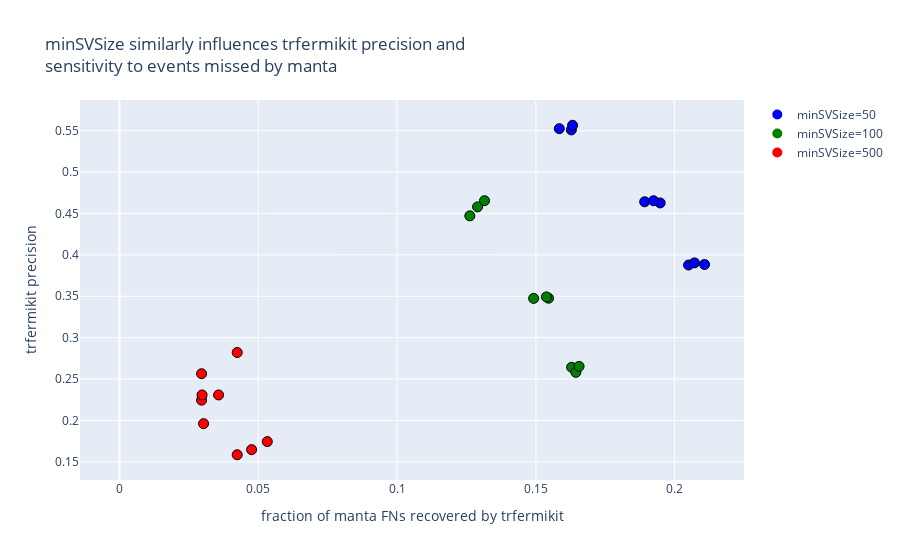
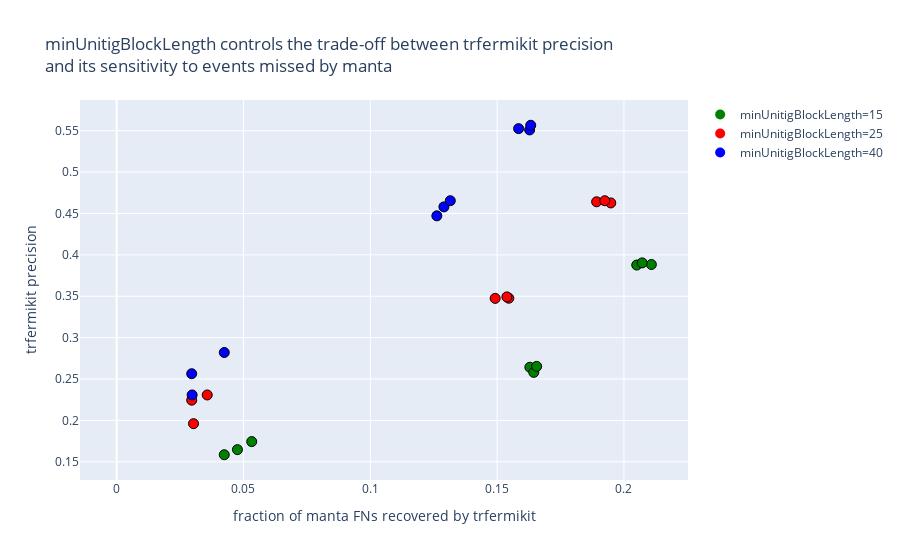

Write notebook code for charts like these, in order.
### Markdown cell above
## The trade-off between trfermikit precision and its sensitivity to events missed by manta

### Code cell
def get_fractionsOfMantaFN_trfermikitPrecisions_configs():   
    experiments = ! ls data

    fractionsOfMantaFN = []
    trfermikitPrecisions = []
    configs = []

    for experiment in experiments: 
        fractionsOfMantaFN.append(get_manta_fraction(
            manta_callset='fn', 
            experiment=experiment
        ))
        
        precision, recall = get_precision_recall(
            experiment=experiment, 
            caller='trfermikit.unitigSupport.thinned'
        )
        trfermikitPrecisions.append(precision)
        
        config = get_config(experiment)
        configs.append(config)        
        
    return fractionsOfMantaFN, trfermikitPrecisions, configs

def fractionsOfMantaFN_trfermikitPrecisions_graph(
    outer_key, 
    inner_key, 
    title=None, 
    marker_size=10, 
    line_width=1
): 
    fractionsOfMantaFN, trfermikitPrecisions, configs = get_fractionsOfMantaFN_trfermikitPrecisions_configs()
    
    colors = initialize_colors(configs, outer_key, inner_key) 
                
    fig = go.Figure(data=go.Scatter(
        x=fractionsOfMantaFN,
        y=trfermikitPrecisions,
        mode='markers',
        showlegend=False,        
        marker=dict(
            symbol='circle',
            size=marker_size,
            line=dict(width=line_width, color='black'),
            color=[colors[config[outer_key][inner_key]] for config in configs]
        ),
        hovertemplate='%{text}',
        text=[format_config(config, outer_key, inner_key) for config in configs]))
    fig.update_xaxes(title_text='fraction of manta FNs recovered by trfermikit')
    fig.update_yaxes(title_text='trfermikit precision')
    
    fig.update_layout(title=title) 
    
    for value, color in sort_colors(colors):                 
        fig.add_trace(go.Scatter(
            y=[None], 
            mode='markers',
            marker=dict(
                symbol='circle',
                size=marker_size,
                color=color
            ),
            name='{}={}'.format(inner_key, value)
        ))
        
    fig.show()

def fractionsOfMantaFN_trfermikitPrecisions_graphs(): 
    for outer_key, inner_key, commentary in [
        (
            'filterCalls', 
            'minSVSize',
            'minSVSize similarly influences trfermikit precision and<br>' + 
            'sensitivity to events missed by manta'
        ), 
#         ( 
#             'makeRegions',
#             'minRepeatLength',
#             None
#         ),
        (
            'filterCalls', 
            'minUnitigBlockLength', 
            'minUnitigBlockLength controls the trade-off between trfermikit precision<br>' +
            'and its sensitivity to events missed by manta'
        ),
    ]: fractionsOfMantaFN_trfermikitPrecisions_graph(outer_key, inner_key, title=commentary) 

fractionsOfMantaFN_trfermikitPrecisions_graphs()

### Figure 1 — Plotly figure (JSON) as saved in the notebook; plotly's stock layout.template omitted (floating-point values rounded to 4 significant figures)
{"data": [{"hovertemplate": "%{text}", "marker": {"color": ["green", "green", "green", "green", "green", "green", "green", "green", "green", "red", "red", "red", "red", "red", "red", "red", "red", "red", "blue", "blue", "blue", "blue", "blue", "blue", "blue", "blue", "blue"], "line": {"color": "black", "width": 1}, "size": 10, "symbol": "circle"}, "mode": "markers", "showlegend": false, "text": ["filterCalls.minSVSize: 100<br><br>makeRegions: <br>  slop: 250<br>  minCoverage: 0<br>  maxCoverage: 200<br>  maxRegionLength: 100000<br>  minRepeatPeriod: 6<br>  minRepeatLength: 0<br>  functionalRegions: none<br>  genomeBuild: hg38<br>  overlappedFunctionalRegions: false<br>makeCalls: <br>  singleBaseMatchReward: 10<br>  singleBaseMismatchPenalty: 12<br>  gapOpenPenalties: 6,26<br>  gapExtensionPenalties: 1,0<br>  minUnitigMappingQuality: 1<br>filterCalls: <br>  maxIntraClusterDistance: 500<br>  minUnitigMappingQuality: 0<br>  minUnitigBlockLength: 15<br>  svtype: DEL<br>", "filterCalls.minSVSize: 100<br><br>makeRegions: <br>  slop: 250<br>  minCoverage: 0<br>  maxCoverage: 200<br>  maxRegionLength: 100000<br>  minRepeatPeriod: 6<br>  minRepeatLength: 0<br>  functionalRegions: none<br>  genomeBuild: hg38<br>  overlappedFunctionalRegions: false<br>makeCalls: <br>  singleBaseMatchReward: 10<br>  singleBaseMismatchPenalty: 12<br>  gapOpenPenalties: 6,26<br>  gapExtensionPenalties: 1,0<br>  minUnitigMappingQuality: 1<br>filterCalls: <br>  maxIntraClusterDistance: 500<br>  minUnitigMappingQuality: 0<br>  minUnitigBlockLength: 25<br>  svtype: DEL<br>", "filterCalls.minSVSize: 100<br><br>makeRegions: <br>  slop: 250<br>  minCoverage: 0<br>  maxCoverage: 200<br>  maxRegionLength: 100000<br>  minRepeatPeriod: 6<br>  minRepeatLength: 0<br>  functionalRegions: none<br>  genomeBuild: hg38<br>  overlappedFunctionalRegions: false<br>makeCalls: <br>  singleBaseMatchReward: 10<br>  singleBaseMismatchPenalty: 12<br>  gapOpenPenalties: 6,26<br>  gapExtensionPenalties: 1,0<br>  minUnitigMappingQuality: 1<br>filterCalls: <br>  maxIntraClusterDistance: 500<br>  minUnitigMappingQuality: 0<br>  minUnitigBlockLength: 40<br>  svtype: DEL<br>", "filterCalls.minSVSize: 100<br><br>makeRegions: <br>  slop: 250<br>  minCoverage: 0<br>  maxCoverage: 200<br>  maxRegionLength: 100000<br>  minRepeatPeriod: 6<br>  minRepeatLength: 100<br>  functionalRegions: none<br>  genomeBuild: hg38<br>  overlappedFunctionalRegions: false<br>makeCalls: <br>  singleBaseMatchReward: 10<br>  singleBaseMismatchPenalty: 12<br>  gapOpenPenalties: 6,26<br>  gapExtensionPenalties: 1,0<br>  minUnitigMappingQuality: 1<br>filterCalls: <br>  maxIntraClusterDistance: 500<br>  minUnitigMappingQuality: 0<br>  minUnitigBlockLength: 15<br>  svtype: DEL<br>", "filterCalls.minSVSize: 100<br><br>makeRegions: <br>  slop: 250<br>  minCoverage: 0<br>  maxCoverage: 200<br>  maxRegionLength: 100000<br>  minRepeatPeriod: 6<br>  minRepeatLength: 100<br>  functionalRegions: none<br>  genomeBuild: hg38<br>  overlappedFunctionalRegions: false<br>makeCalls: <br>  singleBaseMatchReward: 10<br>  singleBaseMismatchPenalty: 12<br>  gapOpenPenalties: 6,26<br>  gapExtensionPenalties: 1,0<br>  minUnitigMappingQuality: 1<br>filterCalls: <br>  maxIntraClusterDistance: 500<br>  minUnitigMappingQuality: 0<br>  minUnitigBlockLength: 25<br>  svtype: DEL<br>", "filterCalls.minSVSize: 100<br><br>makeRegions: <br>  slop: 250<br>  minCoverage: 0<br>  maxCoverage: 200<br>  maxRegionLength: 100000<br>  minRepeatPeriod: 6<br>  minRepeatLength: 100<br>  functionalRegions: none<br>  genomeBuild: hg38<br>  overlappedFunctionalRegions: false<br>makeCalls: <br>  singleBaseMatchReward: 10<br>  singleBaseMismatchPenalty: 12<br>  gapOpenPenalties: 6,26<br>  gapExtensionPenalties: 1,0<br>  minUnitigMappingQuality: 1<br>filterCalls: <br>  maxIntraClusterDistance: 500<br>  minUnitigMappingQuality: 0<br>  minUnitigBlockLength: 40<br>  svtype: DEL<br>", "filterCalls.minSVSize: 100<br><br>makeRegions: <br>  slop: 250<br>  minCoverage: 0<br>  maxCoverage: 200<br>  maxRegionLength: 100000<br>  minRepeatPeriod: 6<br>  minRepeatLength: 50<br>  functionalRegions: none<br>  genomeBuild: hg38<br>  overlappedFunctionalRegions: false<br>makeCalls: <br>  singleBaseMatchReward: 10<br>  singleBaseMismatchPenalty: 12<br>  gapOpenPenalties: 6,26<br>  gapExtensionPenalties: 1,0<br>  minUnitigMappingQuality: 1<br>filterCalls: <br>  maxIntraClusterDistance: 500<br>  minUnitigMappingQuality: 0<br>  minUnitigBlockLength: 15<br>  svtype: DEL<br>", "filterCalls.minSVSize: 100<br><br>makeRegions: <br>  slop: 250<br>  minCoverage: 0<br>  maxCoverage: 200<br>  maxRegionLength: 100000<br>  minRepeatPeriod: 6<br>  minRepeatLength: 50<br>  functionalRegions: none<br>  genomeBuild: hg38<br>  overlappedFunctionalRegions: false<br>makeCalls: <br>  singleBaseMatchReward: 10<br>  singleBaseMismatchPenalty: 12<br>  gapOpenPenalties: 6,26<br>  gapExtensionPenalties: 1,0<br>  minUnitigMappingQuality: 1<br>filterCalls: <br>  maxIntraClusterDistance: 500<br>  minUnitigMappingQuality: 0<br>  minUnitigBlockLength: 25<br>  svtype: DEL<br>", "filterCalls.minSVSize: 100<br><br>makeRegions: <br>  slop: 250<br>  minCoverage: 0<br>  maxCoverage: 200<br>  maxRegionLength: 100000<br>  minRepeatPeriod: 6<br>  minRepeatLength: 50<br>  functionalRegions: none<br>  genomeBuild: hg38<br>  overlappedFunctionalRegions: false<br>makeCalls: <br>  singleBaseMatchReward: 10<br>  singleBaseMismatchPenalty: 12<br>  gapOpenPenalties: 6,26<br>  gapExtensionPenalties: 1,0<br>  minUnitigMappingQuality: 1<br>filterCalls: <br>  maxIntraClusterDistance: 500<br>  minUnitigMappingQuality: 0<br>  minUnitigBlockLength: 40<br>  svtype: DEL<br>", "filterCalls.minSVSize: 500<br><br>makeRegions: <br>  slop: 250<br>  minCoverage: 0<br>  maxCoverage: 200<br>  maxRegionLength: 100000<br>  minRepeatPeriod: 6<br>  minRepeatLength: 0<br>  functionalRegions: none<br>  genomeBuild: hg38<br>  overlappedFunctionalRegions: false<br>makeCalls: <br>  singleBaseMatchReward: 10<br>  singleBaseMismatchPenalty: 12<br>  gapOpenPenalties: 6,26<br>  gapExtensionPenalties: 1,0<br>  minUnitigMappingQuality: 1<br>filterCalls: <br>  maxIntraClusterDistance: 500<br>  minUnitigMappingQuality: 0<br>  minUnitigBlockLength: 15<br>  svtype: DEL<br>", "filterCalls.minSVSize: 500<br><br>makeRegions: <br>  slop: 250<br>  minCoverage: 0<br>  maxCoverage: 200<br>  maxRegionLength: 100000<br>  minRepeatPeriod: 6<br>  minRepeatLength: 0<br>  functionalRegions: none<br>  genomeBuild: hg38<br>  overlappedFunctionalRegions: false<br>makeCalls: <br>  singleBaseMatchReward: 10<br>  singleBaseMismatchPenalty: 12<br>  gapOpenPenalties: 6,26<br>  gapExtensionPenalties: 1,0<br>  minUnitigMappingQuality: 1<br>filterCalls: <br>  maxIntraClusterDistance: 500<br>  minUnitigMappingQuality: 0<br>  minUnitigBlockLength: 25<br>  svtype: DEL<br>", "filterCalls.minSVSize: 500<br><br>makeRegions: <br>  slop: 250<br>  minCoverage: 0<br>  maxCoverage: 200<br>  maxRegionLength: 100000<br>  minRepeatPeriod: 6<br>  minRepeatLength: 0<br>  functionalRegions: none<br>  genomeBuild: hg38<br>  overlappedFunctionalRegions: false<br>makeCalls: <br>  singleBaseMatchReward: 10<br>  singleBaseMismatchPenalty: 12<br>  gapOpenPenalties: 6,26<br>  gapExtensionPenalties: 1,0<br>  minUnitigMappingQuality: 1<br>filterCalls: <br>  maxIntraClusterDistance: 500<br>  minUnitigMappingQuality: 0<br>  minUnitigBlockLength: 40<br>  svtype: DEL<br>", "filterCalls.minSVSize: 500<br><br>makeRegions: <br>  slop: 250<br>  minCoverage: 0<br>  maxCoverage: 200<br>  maxRegionLength: 100000<br>  minRepeatPeriod: 6<br>  minRepeatLength: 100<br>  functionalRegions: none<br>  genomeBuild: hg38<br>  overlappedFunctionalRegions: false<br>makeCalls: <br>  singleBaseMatchReward: 10<br>  singleBaseMismatchPenalty: 12<br>  gapOpenPenalties: 6,26<br>  gapExtensionPenalties: 1,0<br>  minUnitigMappingQuality: 1<br>filterCalls: <br>  maxIntraClusterDistance: 500<br>  minUnitigMappingQuality: 0<br>  minUnitigBlockLength: 15<br>  svtype: DEL<br>", "filterCalls.minSVSize: 500<br><br>makeRegions: <br>  slop: 250<br>  minCoverage: 0<br>  maxCoverage: 200<br>  maxRegionLength: 100000<br>  minRepeatPeriod: 6<br>  minRepeatLength: 100<br>  functionalRegions: none<br>  genomeBuild: hg38<br>  overlappedFunctionalRegions: false<br>makeCalls: <br>  singleBaseMatchReward: 10<br>  singleBaseMismatchPenalty: 12<br>  gapOpenPenalties: 6,26<br>  gapExtensionPenalties: 1,0<br>  minUnitigMappingQuality: 1<br>filterCalls: <br>  maxIntraClusterDistance: 500<br>  minUnitigMappingQuality: 0<br>  minUnitigBlockLength: 25<br>  svtype: DEL<br>", "filterCalls.minSVSize: 500<br><br>makeRegions: <br>  slop: 250<br>  minCoverage: 0<br>  maxCoverage: 200<br>  maxRegionLength: 100000<br>  minRepeatPeriod: 6<br>  minRepeatLength: 100<br>  functionalRegions: none<br>  genomeBuild: hg38<br>  overlappedFunctionalRegions: false<br>makeCalls: <br>  singleBaseMatchReward: 10<br>  singleBaseMismatchPenalty: 12<br>  gapOpenPenalties: 6,26<br>  gapExtensionPenalties: 1,0<br>  minUnitigMappingQuality: 1<br>filterCalls: <br>  maxIntraClusterDistance: 500<br>  minUnitigMappingQuality: 0<br>  minUnitigBlockLength: 40<br>  svtype: DEL<br>", "filterCalls.minSVSize: 500<br><br>makeRegions: <br>  slop: 250<br>  minCoverage: 0<br>  maxCoverage: 200<br>  maxRegionLength: 100000<br>  minRepeatPeriod: 6<br>  minRepeatLength: 50<br>  functionalRegions: none<br>  genomeBuild: hg38<br>  overlappedFunctionalRegions: false<br>makeCalls: <br>  singleBaseMatchReward: 10<br>  singleBaseMismatchPenalty: 12<br>  gapOpenPenalties: 6,26<br>  gapExtensionPenalties: 1,0<br>  minUnitigMappingQuality: 1<br>filterCalls: <br>  maxIntraClusterDistance: 500<br>  minUnitigMappingQuality: 0<br>  minUnitigBlockLength: 15<br>  svtype: DEL<br>", "filterCalls.minSVSize: 500<br><br>makeRegions: <br>  slop: 250<br>  minCoverage: 0<br>  maxCoverage: 200<br>  maxRegionLength: 100000<br>  minRepeatPeriod: 6<br>  minRepeatLength: 50<br>  functionalRegions: none<br>  genomeBuild: hg38<br>  overlappedFunctionalRegions: false<br>makeCalls: <br>  singleBaseMatchReward: 10<br>  singleBaseMismatchPenalty: 12<br>  gapOpenPenalties: 6,26<br>  gapExtensionPenalties: 1,0<br>  minUnitigMappingQuality: 1<br>filterCalls: <br>  maxIntraClusterDistance: 500<br>  minUnitigMappingQuality: 0<br>  minUnitigBlockLength: 25<br>  svtype: DEL<br>", "filterCalls.minSVSize: 500<br><br>makeRegions: <br>  slop: 250<br>  minCoverage: 0<br>  maxCoverage: 200<br>  maxRegionLength: 100000<br>  minRepeatPeriod: 6<br>  minRepeatLength: 50<br>  functionalRegions: none<br>  genomeBuild: hg38<br>  overlappedFunctionalRegions: false<br>makeCalls: <br>  singleBaseMatchReward: 10<br>  singleBaseMismatchPenalty: 12<br>  gapOpenPenalties: 6,26<br>  gapExtensionPenalties: 1,0<br>  minUnitigMappingQuality: 1<br>filterCalls: <br>  maxIntraClusterDistance: 500<br>  minUnitigMappingQuality: 0<br>  minUnitigBlockLength: 40<br>  svtype: DEL<br>", "filterCalls.minSVSize: 50<br><br>makeRegions: <br>  slop: 250<br>  minCoverage: 0<br>  maxCoverage: 200<br>  maxRegionLength: 100000<br>  minRepeatPeriod: 6<br>  minRepeatLength: 0<br>  functionalRegions: none<br>  genomeBuild: hg38<br>  overlappedFunctionalRegions: false<br>makeCalls: <br>  singleBaseMatchReward: 10<br>  singleBaseMismatchPenalty: 12<br>  gapOpenPenalties: 6,26<br>  gapExtensionPenalties: 1,0<br>  minUnitigMappingQuality: 1<br>filterCalls: <br>  maxIntraClusterDistance: 500<br>  minUnitigMappingQuality: 0<br>  minUnitigBlockLength: 15<br>  svtype: DEL<br>", "filterCalls.minSVSize: 50<br><br>makeRegions: <br>  slop: 250<br>  minCoverage: 0<br>  maxCoverage: 200<br>  maxRegionLength: 100000<br>  minRepeatPeriod: 6<br>  minRepeatLength: 0<br>  functionalRegions: none<br>  genomeBuild: hg38<br>  overlappedFunctionalRegions: false<br>makeCalls: <br>  singleBaseMatchReward: 10<br>  singleBaseMismatchPenalty: 12<br>  gapOpenPenalties: 6,26<br>  gapExtensionPenalties: 1,0<br>  minUnitigMappingQuality: 1<br>filterCalls: <br>  maxIntraClusterDistance: 500<br>  minUnitigMappingQuality: 0<br>  minUnitigBlockLength: 25<br>  svtype: DEL<br>", "filterCalls.minSVSize: 50<br><br>makeRegions: <br>  slop: 250<br>  minCoverage: 0<br>  maxCoverage: 200<br>  maxRegionLength: 100000<br>  minRepeatPeriod: 6<br>  minRepeatLength: 0<br>  functionalRegions: none<br>  genomeBuild: hg38<br>  overlappedFunctionalRegions: false<br>makeCalls: <br>  singleBaseMatchReward: 10<br>  singleBaseMismatchPenalty: 12<br>  gapOpenPenalties: 6,26<br>  gapExtensionPenalties: 1,0<br>  minUnitigMappingQuality: 1<br>filterCalls: <br>  maxIntraClusterDistance: 500<br>  minUnitigMappingQuality: 0<br>  minUnitigBlockLength: 40<br>  svtype: DEL<br>", "filterCalls.minSVSize: 50<br><br>makeRegions: <br>  slop: 250<br>  minCoverage: 0<br>  maxCoverage: 200<br>  maxRegionLength: 100000<br>  minRepeatPeriod: 6<br>  minRepeatLength: 100<br>  functionalRegions: none<br>  genomeBuild: hg38<br>  overlappedFunctionalRegions: false<br>makeCalls: <br>  singleBaseMatchReward: 10<br>  singleBaseMismatchPenalty: 12<br>  gapOpenPenalties: 6,26<br>  gapExtensionPenalties: 1,0<br>  minUnitigMappingQuality: 1<br>filterCalls: <br>  maxIntraClusterDistance: 500<br>  minUnitigMappingQuality: 0<br>  minUnitigBlockLength: 15<br>  svtype: DEL<br>", "filterCalls.minSVSize: 50<br><br>makeRegions: <br>  slop: 250<br>  minCoverage: 0<br>  maxCoverage: 200<br>  maxRegionLength: 100000<br>  minRepeatPeriod: 6<br>  minRepeatLength: 100<br>  functionalRegions: none<br>  genomeBuild: hg38<br>  overlappedFunctionalRegions: false<br>makeCalls: <br>  singleBaseMatchReward: 10<br>  singleBaseMismatchPenalty: 12<br>  gapOpenPenalties: 6,26<br>  gapExtensionPenalties: 1,0<br>  minUnitigMappingQuality: 1<br>filterCalls: <br>  maxIntraClusterDistance: 500<br>  minUnitigMappingQuality: 0<br>  minUnitigBlockLength: 25<br>  svtype: DEL<br>", "filterCalls.minSVSize: 50<br><br>makeRegions: <br>  slop: 250<br>  minCoverage: 0<br>  maxCoverage: 200<br>  maxRegionLength: 100000<br>  minRepeatPeriod: 6<br>  minRepeatLength: 100<br>  functionalRegions: none<br>  genomeBuild: hg38<br>  overlappedFunctionalRegions: false<br>makeCalls: <br>  singleBaseMatchReward: 10<br>  singleBaseMismatchPenalty: 12<br>  gapOpenPenalties: 6,26<br>  gapExtensionPenalties: 1,0<br>  minUnitigMappingQuality: 1<br>filterCalls: <br>  maxIntraClusterDistance: 500<br>  minUnitigMappingQuality: 0<br>  minUnitigBlockLength: 40<br>  svtype: DEL<br>", "filterCalls.minSVSize: 50<br><br>makeRegions: <br>  slop: 250<br>  minCoverage: 0<br>  maxCoverage: 200<br>  maxRegionLength: 100000<br>  minRepeatPeriod: 6<br>  minRepeatLength: 50<br>  functionalRegions: none<br>  genomeBuild: hg38<br>  overlappedFunctionalRegions: false<br>makeCalls: <br>  singleBaseMatchReward: 10<br>  singleBaseMismatchPenalty: 12<br>  gapOpenPenalties: 6,26<br>  gapExtensionPenalties: 1,0<br>  minUnitigMappingQuality: 1<br>filterCalls: <br>  maxIntraClusterDistance: 500<br>  minUnitigMappingQuality: 0<br>  minUnitigBlockLength: 15<br>  svtype: DEL<br>", "filterCalls.minSVSize: 50<br><br>makeRegions: <br>  slop: 250<br>  minCoverage: 0<br>  maxCoverage: 200<br>  maxRegionLength: 100000<br>  minRepeatPeriod: 6<br>  minRepeatLength: 50<br>  functionalRegions: none<br>  genomeBuild: hg38<br>  overlappedFunctionalRegions: false<br>makeCalls: <br>  singleBaseMatchReward: 10<br>  singleBaseMismatchPenalty: 12<br>  gapOpenPenalties: 6,26<br>  gapExtensionPenalties: 1,0<br>  minUnitigMappingQuality: 1<br>filterCalls: <br>  maxIntraClusterDistance: 500<br>  minUnitigMappingQuality: 0<br>  minUnitigBlockLength: 25<br>  svtype: DEL<br>", "filterCalls.minSVSize: 50<br><br>makeRegions: <br>  slop: 250<br>  minCoverage: 0<br>  maxCoverage: 200<br>  maxRegionLength: 100000<br>  minRepeatPeriod: 6<br>  minRepeatLength: 50<br>  functionalRegions: none<br>  genomeBuild: hg38<br>  overlappedFunctionalRegions: false<br>makeCalls: <br>  singleBaseMatchReward: 10<br>  singleBaseMismatchPenalty: 12<br>  gapOpenPenalties: 6,26<br>  gapExtensionPenalties: 1,0<br>  minUnitigMappingQuality: 1<br>filterCalls: <br>  maxIntraClusterDistance: 500<br>  minUnitigMappingQuality: 0<br>  minUnitigBlockLength: 40<br>  svtype: DEL<br>"], "type": "scatter", "x": [0.1629, 0.1492, 0.129, 0.1644, 0.1546, 0.1262, 0.1656, 0.1538, 0.1315, 0.04242, 0.0303, 0.04242, 0.05325, 0.02959, 0.02959, 0.04762, 0.03571, 0.02976, 0.205, 0.1892, 0.1585, 0.2108, 0.1948, 0.1628, 0.2072, 0.1924, 0.1632], "y": [0.2642, 0.3474, 0.458, 0.2581, 0.3476, 0.4471, 0.2653, 0.3492, 0.4654, 0.1585, 0.1961, 0.2821, 0.1744, 0.2245, 0.2564, 0.1647, 0.2308, 0.2308, 0.3877, 0.4641, 0.5525, 0.3884, 0.4627, 0.551, 0.3903, 0.4654, 0.5566]}, {"marker": {"color": "blue", "size": 10, "symbol": "circle"}, "mode": "markers", "name": "minSVSize=50", "type": "scatter", "y": [null]}, {"marker": {"color": "green", "size": 10, "symbol": "circle"}, "mode": "markers", "name": "minSVSize=100", "type": "scatter", "y": [null]}, {"marker": {"color": "red", "size": 10, "symbol": "circle"}, "mode": "markers", "name": "minSVSize=500", "type": "scatter", "y": [null]}], "layout": {"title": {"text": "minSVSize similarly influences trfermikit precision and<br>sensitivity to events missed by manta"}, "xaxis": {"title": {"text": "fraction of manta FNs recovered by trfermikit"}}, "yaxis": {"title": {"text": "trfermikit precision"}}}}

### Figure 2 — Plotly figure (JSON) as saved in the notebook; plotly's stock layout.template omitted (floating-point values rounded to 4 significant figures)
{"data": [{"hovertemplate": "%{text}", "marker": {"color": ["green", "red", "blue", "green", "red", "blue", "green", "red", "blue", "green", "red", "blue", "green", "red", "blue", "green", "red", "blue", "green", "red", "blue", "green", "red", "blue", "green", "red", "blue"], "line": {"color": "black", "width": 1}, "size": 10, "symbol": "circle"}, "mode": "markers", "showlegend": false, "text": ["filterCalls.minUnitigBlockLength: 15<br><br>makeRegions: <br>  slop: 250<br>  minCoverage: 0<br>  maxCoverage: 200<br>  maxRegionLength: 100000<br>  minRepeatPeriod: 6<br>  minRepeatLength: 0<br>  functionalRegions: none<br>  genomeBuild: hg38<br>  overlappedFunctionalRegions: false<br>makeCalls: <br>  singleBaseMatchReward: 10<br>  singleBaseMismatchPenalty: 12<br>  gapOpenPenalties: 6,26<br>  gapExtensionPenalties: 1,0<br>  minUnitigMappingQuality: 1<br>filterCalls: <br>  maxIntraClusterDistance: 500<br>  minSVSize: 100<br>  minUnitigMappingQuality: 0<br>  svtype: DEL<br>", "filterCalls.minUnitigBlockLength: 25<br><br>makeRegions: <br>  slop: 250<br>  minCoverage: 0<br>  maxCoverage: 200<br>  maxRegionLength: 100000<br>  minRepeatPeriod: 6<br>  minRepeatLength: 0<br>  functionalRegions: none<br>  genomeBuild: hg38<br>  overlappedFunctionalRegions: false<br>makeCalls: <br>  singleBaseMatchReward: 10<br>  singleBaseMismatchPenalty: 12<br>  gapOpenPenalties: 6,26<br>  gapExtensionPenalties: 1,0<br>  minUnitigMappingQuality: 1<br>filterCalls: <br>  maxIntraClusterDistance: 500<br>  minSVSize: 100<br>  minUnitigMappingQuality: 0<br>  svtype: DEL<br>", "filterCalls.minUnitigBlockLength: 40<br><br>makeRegions: <br>  slop: 250<br>  minCoverage: 0<br>  maxCoverage: 200<br>  maxRegionLength: 100000<br>  minRepeatPeriod: 6<br>  minRepeatLength: 0<br>  functionalRegions: none<br>  genomeBuild: hg38<br>  overlappedFunctionalRegions: false<br>makeCalls: <br>  singleBaseMatchReward: 10<br>  singleBaseMismatchPenalty: 12<br>  gapOpenPenalties: 6,26<br>  gapExtensionPenalties: 1,0<br>  minUnitigMappingQuality: 1<br>filterCalls: <br>  maxIntraClusterDistance: 500<br>  minSVSize: 100<br>  minUnitigMappingQuality: 0<br>  svtype: DEL<br>", "filterCalls.minUnitigBlockLength: 15<br><br>makeRegions: <br>  slop: 250<br>  minCoverage: 0<br>  maxCoverage: 200<br>  maxRegionLength: 100000<br>  minRepeatPeriod: 6<br>  minRepeatLength: 100<br>  functionalRegions: none<br>  genomeBuild: hg38<br>  overlappedFunctionalRegions: false<br>makeCalls: <br>  singleBaseMatchReward: 10<br>  singleBaseMismatchPenalty: 12<br>  gapOpenPenalties: 6,26<br>  gapExtensionPenalties: 1,0<br>  minUnitigMappingQuality: 1<br>filterCalls: <br>  maxIntraClusterDistance: 500<br>  minSVSize: 100<br>  minUnitigMappingQuality: 0<br>  svtype: DEL<br>", "filterCalls.minUnitigBlockLength: 25<br><br>makeRegions: <br>  slop: 250<br>  minCoverage: 0<br>  maxCoverage: 200<br>  maxRegionLength: 100000<br>  minRepeatPeriod: 6<br>  minRepeatLength: 100<br>  functionalRegions: none<br>  genomeBuild: hg38<br>  overlappedFunctionalRegions: false<br>makeCalls: <br>  singleBaseMatchReward: 10<br>  singleBaseMismatchPenalty: 12<br>  gapOpenPenalties: 6,26<br>  gapExtensionPenalties: 1,0<br>  minUnitigMappingQuality: 1<br>filterCalls: <br>  maxIntraClusterDistance: 500<br>  minSVSize: 100<br>  minUnitigMappingQuality: 0<br>  svtype: DEL<br>", "filterCalls.minUnitigBlockLength: 40<br><br>makeRegions: <br>  slop: 250<br>  minCoverage: 0<br>  maxCoverage: 200<br>  maxRegionLength: 100000<br>  minRepeatPeriod: 6<br>  minRepeatLength: 100<br>  functionalRegions: none<br>  genomeBuild: hg38<br>  overlappedFunctionalRegions: false<br>makeCalls: <br>  singleBaseMatchReward: 10<br>  singleBaseMismatchPenalty: 12<br>  gapOpenPenalties: 6,26<br>  gapExtensionPenalties: 1,0<br>  minUnitigMappingQuality: 1<br>filterCalls: <br>  maxIntraClusterDistance: 500<br>  minSVSize: 100<br>  minUnitigMappingQuality: 0<br>  svtype: DEL<br>", "filterCalls.minUnitigBlockLength: 15<br><br>makeRegions: <br>  slop: 250<br>  minCoverage: 0<br>  maxCoverage: 200<br>  maxRegionLength: 100000<br>  minRepeatPeriod: 6<br>  minRepeatLength: 50<br>  functionalRegions: none<br>  genomeBuild: hg38<br>  overlappedFunctionalRegions: false<br>makeCalls: <br>  singleBaseMatchReward: 10<br>  singleBaseMismatchPenalty: 12<br>  gapOpenPenalties: 6,26<br>  gapExtensionPenalties: 1,0<br>  minUnitigMappingQuality: 1<br>filterCalls: <br>  maxIntraClusterDistance: 500<br>  minSVSize: 100<br>  minUnitigMappingQuality: 0<br>  svtype: DEL<br>", "filterCalls.minUnitigBlockLength: 25<br><br>makeRegions: <br>  slop: 250<br>  minCoverage: 0<br>  maxCoverage: 200<br>  maxRegionLength: 100000<br>  minRepeatPeriod: 6<br>  minRepeatLength: 50<br>  functionalRegions: none<br>  genomeBuild: hg38<br>  overlappedFunctionalRegions: false<br>makeCalls: <br>  singleBaseMatchReward: 10<br>  singleBaseMismatchPenalty: 12<br>  gapOpenPenalties: 6,26<br>  gapExtensionPenalties: 1,0<br>  minUnitigMappingQuality: 1<br>filterCalls: <br>  maxIntraClusterDistance: 500<br>  minSVSize: 100<br>  minUnitigMappingQuality: 0<br>  svtype: DEL<br>", "filterCalls.minUnitigBlockLength: 40<br><br>makeRegions: <br>  slop: 250<br>  minCoverage: 0<br>  maxCoverage: 200<br>  maxRegionLength: 100000<br>  minRepeatPeriod: 6<br>  minRepeatLength: 50<br>  functionalRegions: none<br>  genomeBuild: hg38<br>  overlappedFunctionalRegions: false<br>makeCalls: <br>  singleBaseMatchReward: 10<br>  singleBaseMismatchPenalty: 12<br>  gapOpenPenalties: 6,26<br>  gapExtensionPenalties: 1,0<br>  minUnitigMappingQuality: 1<br>filterCalls: <br>  maxIntraClusterDistance: 500<br>  minSVSize: 100<br>  minUnitigMappingQuality: 0<br>  svtype: DEL<br>", "filterCalls.minUnitigBlockLength: 15<br><br>makeRegions: <br>  slop: 250<br>  minCoverage: 0<br>  maxCoverage: 200<br>  maxRegionLength: 100000<br>  minRepeatPeriod: 6<br>  minRepeatLength: 0<br>  functionalRegions: none<br>  genomeBuild: hg38<br>  overlappedFunctionalRegions: false<br>makeCalls: <br>  singleBaseMatchReward: 10<br>  singleBaseMismatchPenalty: 12<br>  gapOpenPenalties: 6,26<br>  gapExtensionPenalties: 1,0<br>  minUnitigMappingQuality: 1<br>filterCalls: <br>  maxIntraClusterDistance: 500<br>  minSVSize: 500<br>  minUnitigMappingQuality: 0<br>  svtype: DEL<br>", "filterCalls.minUnitigBlockLength: 25<br><br>makeRegions: <br>  slop: 250<br>  minCoverage: 0<br>  maxCoverage: 200<br>  maxRegionLength: 100000<br>  minRepeatPeriod: 6<br>  minRepeatLength: 0<br>  functionalRegions: none<br>  genomeBuild: hg38<br>  overlappedFunctionalRegions: false<br>makeCalls: <br>  singleBaseMatchReward: 10<br>  singleBaseMismatchPenalty: 12<br>  gapOpenPenalties: 6,26<br>  gapExtensionPenalties: 1,0<br>  minUnitigMappingQuality: 1<br>filterCalls: <br>  maxIntraClusterDistance: 500<br>  minSVSize: 500<br>  minUnitigMappingQuality: 0<br>  svtype: DEL<br>", "filterCalls.minUnitigBlockLength: 40<br><br>makeRegions: <br>  slop: 250<br>  minCoverage: 0<br>  maxCoverage: 200<br>  maxRegionLength: 100000<br>  minRepeatPeriod: 6<br>  minRepeatLength: 0<br>  functionalRegions: none<br>  genomeBuild: hg38<br>  overlappedFunctionalRegions: false<br>makeCalls: <br>  singleBaseMatchReward: 10<br>  singleBaseMismatchPenalty: 12<br>  gapOpenPenalties: 6,26<br>  gapExtensionPenalties: 1,0<br>  minUnitigMappingQuality: 1<br>filterCalls: <br>  maxIntraClusterDistance: 500<br>  minSVSize: 500<br>  minUnitigMappingQuality: 0<br>  svtype: DEL<br>", "filterCalls.minUnitigBlockLength: 15<br><br>makeRegions: <br>  slop: 250<br>  minCoverage: 0<br>  maxCoverage: 200<br>  maxRegionLength: 100000<br>  minRepeatPeriod: 6<br>  minRepeatLength: 100<br>  functionalRegions: none<br>  genomeBuild: hg38<br>  overlappedFunctionalRegions: false<br>makeCalls: <br>  singleBaseMatchReward: 10<br>  singleBaseMismatchPenalty: 12<br>  gapOpenPenalties: 6,26<br>  gapExtensionPenalties: 1,0<br>  minUnitigMappingQuality: 1<br>filterCalls: <br>  maxIntraClusterDistance: 500<br>  minSVSize: 500<br>  minUnitigMappingQuality: 0<br>  svtype: DEL<br>", "filterCalls.minUnitigBlockLength: 25<br><br>makeRegions: <br>  slop: 250<br>  minCoverage: 0<br>  maxCoverage: 200<br>  maxRegionLength: 100000<br>  minRepeatPeriod: 6<br>  minRepeatLength: 100<br>  functionalRegions: none<br>  genomeBuild: hg38<br>  overlappedFunctionalRegions: false<br>makeCalls: <br>  singleBaseMatchReward: 10<br>  singleBaseMismatchPenalty: 12<br>  gapOpenPenalties: 6,26<br>  gapExtensionPenalties: 1,0<br>  minUnitigMappingQuality: 1<br>filterCalls: <br>  maxIntraClusterDistance: 500<br>  minSVSize: 500<br>  minUnitigMappingQuality: 0<br>  svtype: DEL<br>", "filterCalls.minUnitigBlockLength: 40<br><br>makeRegions: <br>  slop: 250<br>  minCoverage: 0<br>  maxCoverage: 200<br>  maxRegionLength: 100000<br>  minRepeatPeriod: 6<br>  minRepeatLength: 100<br>  functionalRegions: none<br>  genomeBuild: hg38<br>  overlappedFunctionalRegions: false<br>makeCalls: <br>  singleBaseMatchReward: 10<br>  singleBaseMismatchPenalty: 12<br>  gapOpenPenalties: 6,26<br>  gapExtensionPenalties: 1,0<br>  minUnitigMappingQuality: 1<br>filterCalls: <br>  maxIntraClusterDistance: 500<br>  minSVSize: 500<br>  minUnitigMappingQuality: 0<br>  svtype: DEL<br>", "filterCalls.minUnitigBlockLength: 15<br><br>makeRegions: <br>  slop: 250<br>  minCoverage: 0<br>  maxCoverage: 200<br>  maxRegionLength: 100000<br>  minRepeatPeriod: 6<br>  minRepeatLength: 50<br>  functionalRegions: none<br>  genomeBuild: hg38<br>  overlappedFunctionalRegions: false<br>makeCalls: <br>  singleBaseMatchReward: 10<br>  singleBaseMismatchPenalty: 12<br>  gapOpenPenalties: 6,26<br>  gapExtensionPenalties: 1,0<br>  minUnitigMappingQuality: 1<br>filterCalls: <br>  maxIntraClusterDistance: 500<br>  minSVSize: 500<br>  minUnitigMappingQuality: 0<br>  svtype: DEL<br>", "filterCalls.minUnitigBlockLength: 25<br><br>makeRegions: <br>  slop: 250<br>  minCoverage: 0<br>  maxCoverage: 200<br>  maxRegionLength: 100000<br>  minRepeatPeriod: 6<br>  minRepeatLength: 50<br>  functionalRegions: none<br>  genomeBuild: hg38<br>  overlappedFunctionalRegions: false<br>makeCalls: <br>  singleBaseMatchReward: 10<br>  singleBaseMismatchPenalty: 12<br>  gapOpenPenalties: 6,26<br>  gapExtensionPenalties: 1,0<br>  minUnitigMappingQuality: 1<br>filterCalls: <br>  maxIntraClusterDistance: 500<br>  minSVSize: 500<br>  minUnitigMappingQuality: 0<br>  svtype: DEL<br>", "filterCalls.minUnitigBlockLength: 40<br><br>makeRegions: <br>  slop: 250<br>  minCoverage: 0<br>  maxCoverage: 200<br>  maxRegionLength: 100000<br>  minRepeatPeriod: 6<br>  minRepeatLength: 50<br>  functionalRegions: none<br>  genomeBuild: hg38<br>  overlappedFunctionalRegions: false<br>makeCalls: <br>  singleBaseMatchReward: 10<br>  singleBaseMismatchPenalty: 12<br>  gapOpenPenalties: 6,26<br>  gapExtensionPenalties: 1,0<br>  minUnitigMappingQuality: 1<br>filterCalls: <br>  maxIntraClusterDistance: 500<br>  minSVSize: 500<br>  minUnitigMappingQuality: 0<br>  svtype: DEL<br>", "filterCalls.minUnitigBlockLength: 15<br><br>makeRegions: <br>  slop: 250<br>  minCoverage: 0<br>  maxCoverage: 200<br>  maxRegionLength: 100000<br>  minRepeatPeriod: 6<br>  minRepeatLength: 0<br>  functionalRegions: none<br>  genomeBuild: hg38<br>  overlappedFunctionalRegions: false<br>makeCalls: <br>  singleBaseMatchReward: 10<br>  singleBaseMismatchPenalty: 12<br>  gapOpenPenalties: 6,26<br>  gapExtensionPenalties: 1,0<br>  minUnitigMappingQuality: 1<br>filterCalls: <br>  maxIntraClusterDistance: 500<br>  minSVSize: 50<br>  minUnitigMappingQuality: 0<br>  svtype: DEL<br>", "filterCalls.minUnitigBlockLength: 25<br><br>makeRegions: <br>  slop: 250<br>  minCoverage: 0<br>  maxCoverage: 200<br>  maxRegionLength: 100000<br>  minRepeatPeriod: 6<br>  minRepeatLength: 0<br>  functionalRegions: none<br>  genomeBuild: hg38<br>  overlappedFunctionalRegions: false<br>makeCalls: <br>  singleBaseMatchReward: 10<br>  singleBaseMismatchPenalty: 12<br>  gapOpenPenalties: 6,26<br>  gapExtensionPenalties: 1,0<br>  minUnitigMappingQuality: 1<br>filterCalls: <br>  maxIntraClusterDistance: 500<br>  minSVSize: 50<br>  minUnitigMappingQuality: 0<br>  svtype: DEL<br>", "filterCalls.minUnitigBlockLength: 40<br><br>makeRegions: <br>  slop: 250<br>  minCoverage: 0<br>  maxCoverage: 200<br>  maxRegionLength: 100000<br>  minRepeatPeriod: 6<br>  minRepeatLength: 0<br>  functionalRegions: none<br>  genomeBuild: hg38<br>  overlappedFunctionalRegions: false<br>makeCalls: <br>  singleBaseMatchReward: 10<br>  singleBaseMismatchPenalty: 12<br>  gapOpenPenalties: 6,26<br>  gapExtensionPenalties: 1,0<br>  minUnitigMappingQuality: 1<br>filterCalls: <br>  maxIntraClusterDistance: 500<br>  minSVSize: 50<br>  minUnitigMappingQuality: 0<br>  svtype: DEL<br>", "filterCalls.minUnitigBlockLength: 15<br><br>makeRegions: <br>  slop: 250<br>  minCoverage: 0<br>  maxCoverage: 200<br>  maxRegionLength: 100000<br>  minRepeatPeriod: 6<br>  minRepeatLength: 100<br>  functionalRegions: none<br>  genomeBuild: hg38<br>  overlappedFunctionalRegions: false<br>makeCalls: <br>  singleBaseMatchReward: 10<br>  singleBaseMismatchPenalty: 12<br>  gapOpenPenalties: 6,26<br>  gapExtensionPenalties: 1,0<br>  minUnitigMappingQuality: 1<br>filterCalls: <br>  maxIntraClusterDistance: 500<br>  minSVSize: 50<br>  minUnitigMappingQuality: 0<br>  svtype: DEL<br>", "filterCalls.minUnitigBlockLength: 25<br><br>makeRegions: <br>  slop: 250<br>  minCoverage: 0<br>  maxCoverage: 200<br>  maxRegionLength: 100000<br>  minRepeatPeriod: 6<br>  minRepeatLength: 100<br>  functionalRegions: none<br>  genomeBuild: hg38<br>  overlappedFunctionalRegions: false<br>makeCalls: <br>  singleBaseMatchReward: 10<br>  singleBaseMismatchPenalty: 12<br>  gapOpenPenalties: 6,26<br>  gapExtensionPenalties: 1,0<br>  minUnitigMappingQuality: 1<br>filterCalls: <br>  maxIntraClusterDistance: 500<br>  minSVSize: 50<br>  minUnitigMappingQuality: 0<br>  svtype: DEL<br>", "filterCalls.minUnitigBlockLength: 40<br><br>makeRegions: <br>  slop: 250<br>  minCoverage: 0<br>  maxCoverage: 200<br>  maxRegionLength: 100000<br>  minRepeatPeriod: 6<br>  minRepeatLength: 100<br>  functionalRegions: none<br>  genomeBuild: hg38<br>  overlappedFunctionalRegions: false<br>makeCalls: <br>  singleBaseMatchReward: 10<br>  singleBaseMismatchPenalty: 12<br>  gapOpenPenalties: 6,26<br>  gapExtensionPenalties: 1,0<br>  minUnitigMappingQuality: 1<br>filterCalls: <br>  maxIntraClusterDistance: 500<br>  minSVSize: 50<br>  minUnitigMappingQuality: 0<br>  svtype: DEL<br>", "filterCalls.minUnitigBlockLength: 15<br><br>makeRegions: <br>  slop: 250<br>  minCoverage: 0<br>  maxCoverage: 200<br>  maxRegionLength: 100000<br>  minRepeatPeriod: 6<br>  minRepeatLength: 50<br>  functionalRegions: none<br>  genomeBuild: hg38<br>  overlappedFunctionalRegions: false<br>makeCalls: <br>  singleBaseMatchReward: 10<br>  singleBaseMismatchPenalty: 12<br>  gapOpenPenalties: 6,26<br>  gapExtensionPenalties: 1,0<br>  minUnitigMappingQuality: 1<br>filterCalls: <br>  maxIntraClusterDistance: 500<br>  minSVSize: 50<br>  minUnitigMappingQuality: 0<br>  svtype: DEL<br>", "filterCalls.minUnitigBlockLength: 25<br><br>makeRegions: <br>  slop: 250<br>  minCoverage: 0<br>  maxCoverage: 200<br>  maxRegionLength: 100000<br>  minRepeatPeriod: 6<br>  minRepeatLength: 50<br>  functionalRegions: none<br>  genomeBuild: hg38<br>  overlappedFunctionalRegions: false<br>makeCalls: <br>  singleBaseMatchReward: 10<br>  singleBaseMismatchPenalty: 12<br>  gapOpenPenalties: 6,26<br>  gapExtensionPenalties: 1,0<br>  minUnitigMappingQuality: 1<br>filterCalls: <br>  maxIntraClusterDistance: 500<br>  minSVSize: 50<br>  minUnitigMappingQuality: 0<br>  svtype: DEL<br>", "filterCalls.minUnitigBlockLength: 40<br><br>makeRegions: <br>  slop: 250<br>  minCoverage: 0<br>  maxCoverage: 200<br>  maxRegionLength: 100000<br>  minRepeatPeriod: 6<br>  minRepeatLength: 50<br>  functionalRegions: none<br>  genomeBuild: hg38<br>  overlappedFunctionalRegions: false<br>makeCalls: <br>  singleBaseMatchReward: 10<br>  singleBaseMismatchPenalty: 12<br>  gapOpenPenalties: 6,26<br>  gapExtensionPenalties: 1,0<br>  minUnitigMappingQuality: 1<br>filterCalls: <br>  maxIntraClusterDistance: 500<br>  minSVSize: 50<br>  minUnitigMappingQuality: 0<br>  svtype: DEL<br>"], "type": "scatter", "x": [0.1629, 0.1492, 0.129, 0.1644, 0.1546, 0.1262, 0.1656, 0.1538, 0.1315, 0.04242, 0.0303, 0.04242, 0.05325, 0.02959, 0.02959, 0.04762, 0.03571, 0.02976, 0.205, 0.1892, 0.1585, 0.2108, 0.1948, 0.1628, 0.2072, 0.1924, 0.1632], "y": [0.2642, 0.3474, 0.458, 0.2581, 0.3476, 0.4471, 0.2653, 0.3492, 0.4654, 0.1585, 0.1961, 0.2821, 0.1744, 0.2245, 0.2564, 0.1647, 0.2308, 0.2308, 0.3877, 0.4641, 0.5525, 0.3884, 0.4627, 0.551, 0.3903, 0.4654, 0.5566]}, {"marker": {"color": "green", "size": 10, "symbol": "circle"}, "mode": "markers", "name": "minUnitigBlockLength=15", "type": "scatter", "y": [null]}, {"marker": {"color": "red", "size": 10, "symbol": "circle"}, "mode": "markers", "name": "minUnitigBlockLength=25", "type": "scatter", "y": [null]}, {"marker": {"color": "blue", "size": 10, "symbol": "circle"}, "mode": "markers", "name": "minUnitigBlockLength=40", "type": "scatter", "y": [null]}], "layout": {"title": {"text": "minUnitigBlockLength controls the trade-off between trfermikit precision<br>and its sensitivity to events missed by manta"}, "xaxis": {"title": {"text": "fraction of manta FNs recovered by trfermikit"}}, "yaxis": {"title": {"text": "trfermikit precision"}}}}
